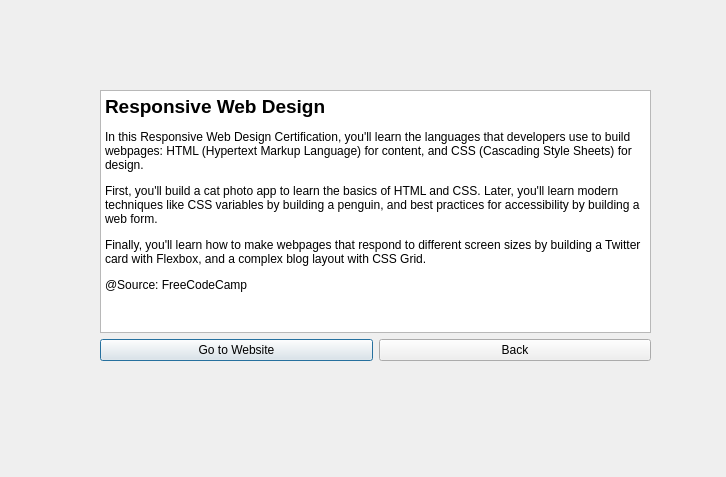
<?xml version="1.0" encoding="UTF-8"?>
<ui version="4.0">
 <class>FullstackDetl</class>
 <widget class="QDialog" name="FullstackDetl">
  <property name="geometry">
   <rect>
    <x>0</x>
    <y>0</y>
    <width>726</width>
    <height>477</height>
   </rect>
  </property>
  <property name="windowTitle">
   <string>Dialog</string>
  </property>
  <widget class="QWidget" name="verticalLayoutWidget">
   <property name="geometry">
    <rect>
     <x>100</x>
     <y>90</y>
     <width>551</width>
     <height>271</height>
    </rect>
   </property>
   <layout class="QVBoxLayout" name="verticalLayout">
    <item>
     <widget class="QTextBrowser" name="textBrowser">
      <property name="html">
       <string>&lt;!DOCTYPE HTML PUBLIC &quot;-//W3C//DTD HTML 4.0//EN&quot; &quot;http://www.w3.org/TR/REC-html40/strict.dtd&quot;&gt;
&lt;html&gt;&lt;head&gt;&lt;meta name=&quot;qrichtext&quot; content=&quot;1&quot; /&gt;&lt;meta charset=&quot;utf-8&quot; /&gt;&lt;style type=&quot;text/css&quot;&gt;
p, li { white-space: pre-wrap; }
&lt;/style&gt;&lt;/head&gt;&lt;body style=&quot; font-family:'Segoe UI'; font-size:9pt; font-weight:400; font-style:normal;&quot;&gt;
&lt;p style=&quot; margin-top:0px; margin-bottom:0px; margin-left:0px; margin-right:0px; -qt-block-indent:0; text-indent:0px;&quot;&gt;&lt;span style=&quot; font-size:14pt; font-weight:700;&quot;&gt;Responsive Web Design&lt;/span&gt;&lt;/p&gt;
&lt;p style=&quot; margin-top:12px; margin-bottom:12px; margin-left:0px; margin-right:0px; -qt-block-indent:0; text-indent:0px;&quot;&gt;In this Responsive Web Design Certification, you'll learn the languages that developers use to build webpages: HTML (Hypertext Markup Language) for content, and CSS (Cascading Style Sheets) for design.&lt;/p&gt;
&lt;p style=&quot; margin-top:12px; margin-bottom:12px; margin-left:0px; margin-right:0px; -qt-block-indent:0; text-indent:0px;&quot;&gt;First, you'll build a cat photo app to learn the basics of HTML and CSS. Later, you'll learn modern techniques like CSS variables by building a penguin, and best practices for accessibility by building a web form.&lt;/p&gt;
&lt;p style=&quot; margin-top:12px; margin-bottom:12px; margin-left:0px; margin-right:0px; -qt-block-indent:0; text-indent:0px;&quot;&gt;Finally, you'll learn how to make webpages that respond to different screen sizes by building a Twitter card with Flexbox, and a complex blog layout with CSS Grid.&lt;/p&gt;
&lt;p style=&quot; margin-top:12px; margin-bottom:12px; margin-left:0px; margin-right:0px; -qt-block-indent:0; text-indent:0px;&quot;&gt;@Source: FreeCodeCamp&lt;/p&gt;&lt;/body&gt;&lt;/html&gt;</string>
      </property>
     </widget>
    </item>
    <item>
     <layout class="QHBoxLayout" name="horizontalLayout">
      <item>
       <widget class="QPushButton" name="pushButton_2">
        <property name="text">
         <string>Go to Website</string>
        </property>
       </widget>
      </item>
      <item>
       <widget class="QPushButton" name="pushButton">
        <property name="text">
         <string>Back</string>
        </property>
       </widget>
      </item>
     </layout>
    </item>
   </layout>
  </widget>
 </widget>
 <resources/>
 <connections/>
</ui>
